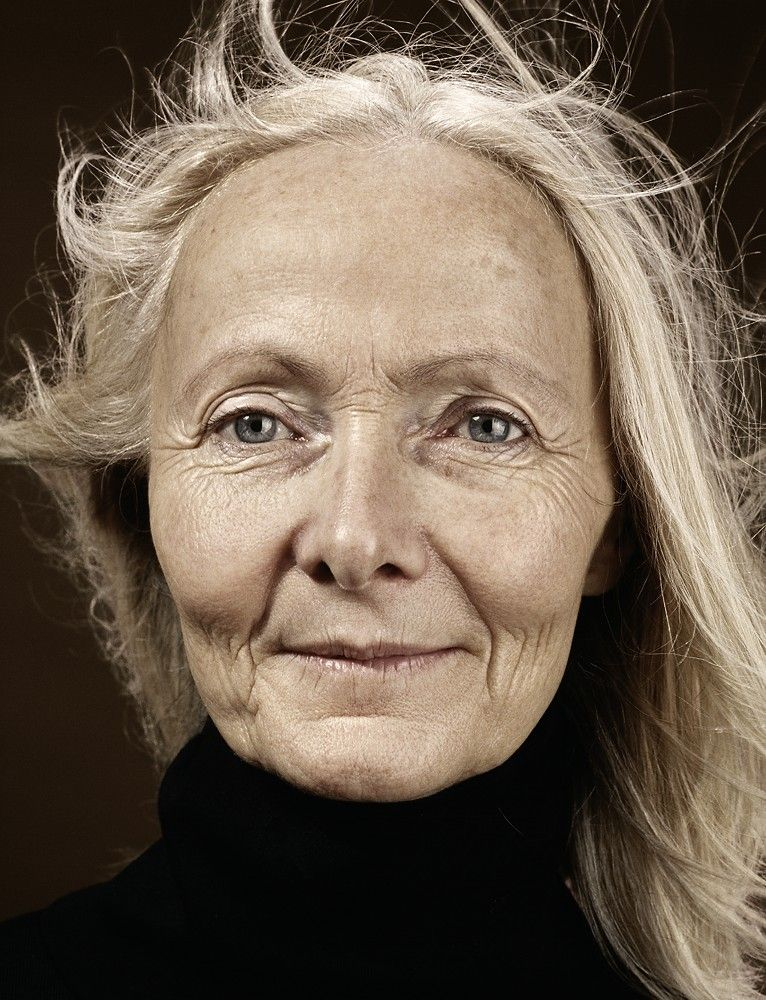
#> input picture 1 (2775).jpg, 766 x 1000 px
$ jupyter execute imagen.ipynb
#> lines starting #> are read from the running program, lines starting #| are printed output that depends on the picture; after the words box and inside, x2 and y2 are one past the last pixel; in counts of white or black regions, pixels touching at a corner belong together
[cell 1]
import cv2
import numpy as np
import matplotlib.pyplot as plt

# Load the original image
image = cv2.imread('1 (2775).jpg')
#> image is the input picture: shape (1000, 766, 3); mean B, G, R 80, 95.7, 110.9
image_rgb = cv2.cvtColor(image, cv2.COLOR_BGR2RGB)

# Create a blank mask
mask = np.zeros(image.shape[:2], dtype=np.uint8)

# Define the region to inpaint (e.g., a wrinkle)
# Here, we define a simple ellipse as an example
center_coordinates = (250, 250)  # Example coordinates
axes_lengths = (50, 20)          # Example axes lengths
angle = 0                        # Example angle
start_angle = 0
end_angle = 360
color = 255                      # White color for mask
thickness = -1                   # Filled ellipse

# Draw the ellipse on the mask
cv2.ellipse(mask, center_coordinates, axes_lengths, angle, start_angle, end_angle, color, thickness)
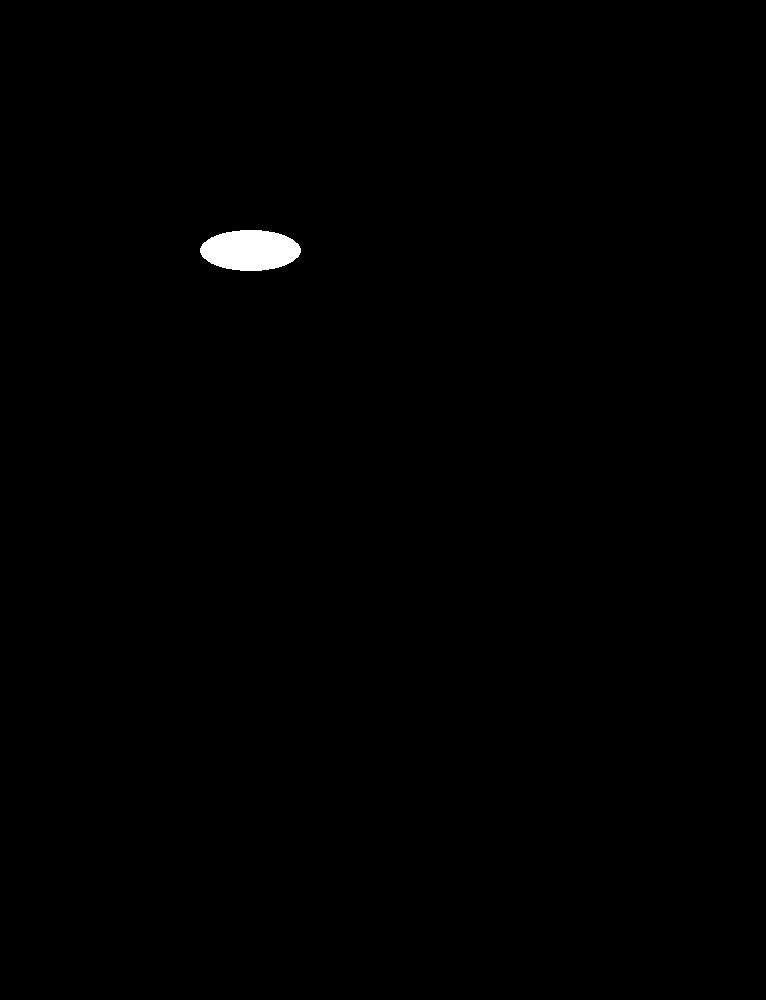
#> mask: shape (1000, 766); 0.42% white; 1 white region, box (x1, y1, x2, y2) and area: (200, 230, 301, 271) 3243

# Display the mask
plt.imshow(mask, cmap='gray')
plt.title('Mask')
plt.show()


$ run again, with 1 (2777).jpg copied over 1 (2775).jpg
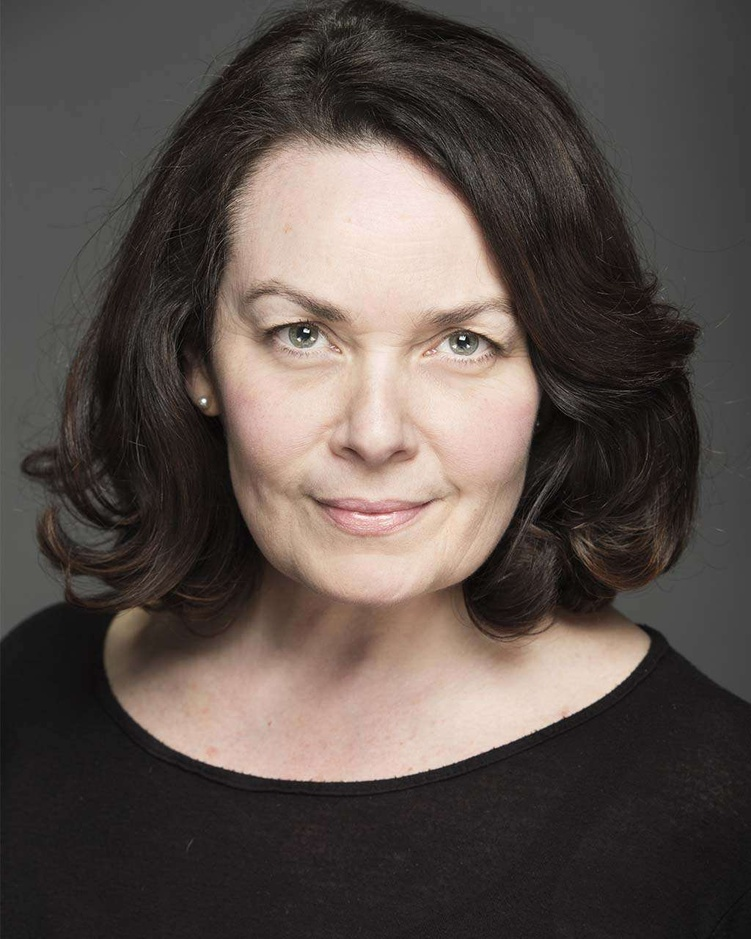
#> input picture 1 (2777).jpg, 751 x 939 px, shrunk from 1024 x 1280 before the run
#> image is the input picture: shape (939, 751, 3); mean B, G, R 74.9, 79.7, 89.7
#> `cv2.ellipse(mask, center_coordinates, axes_lengths, angle, start_angle..`:
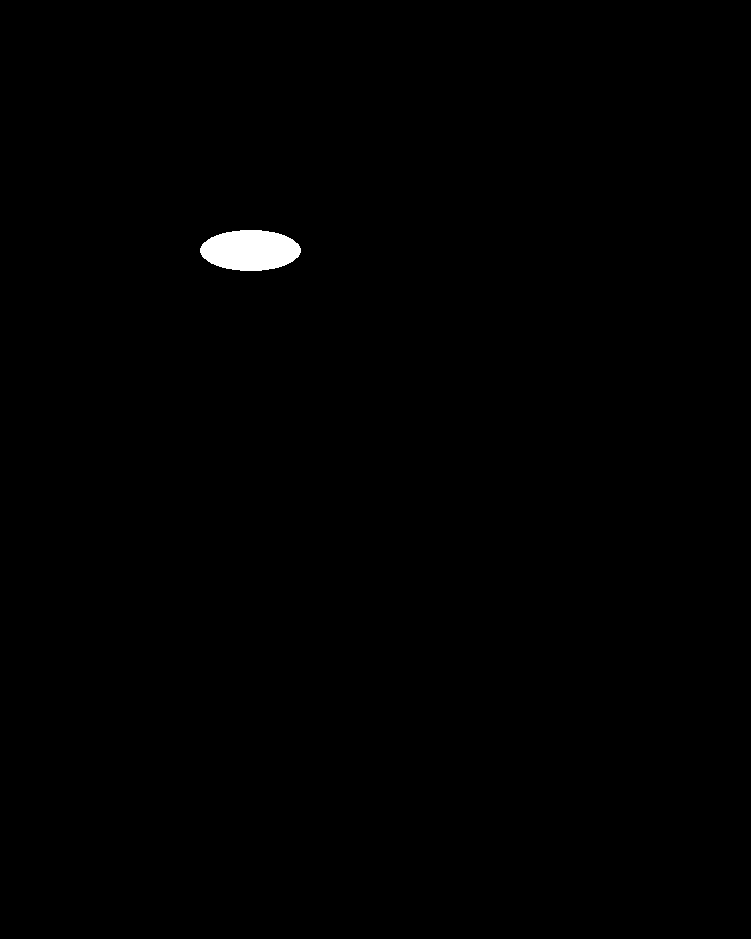
#> mask: shape (939, 751); 0.46% white; 1 white region, box (x1, y1, x2, y2) and area: (200, 230, 301, 271) 3243
